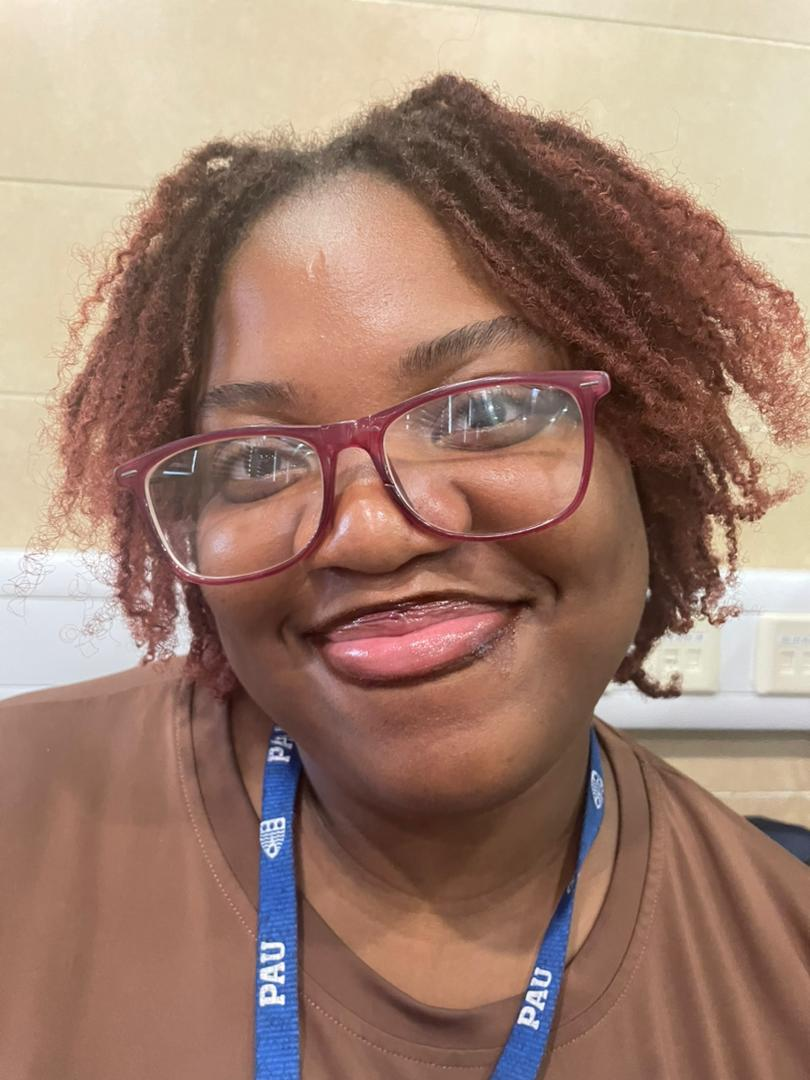
#> input picture Week2/img/aj.jpeg, 810 x 1080 px
$ jupyter execute Untitled.ipynb
#> lines starting #> are read from the running program, lines starting #| are printed output that depends on the picture
#> further down, img is the input picture: shape (1080, 810, 3); mean B, G, R 111.4, 126.6, 158.6
[cell 1]
import cv2
import matplotlib.pyplot as plt
import numpy as np

[cell 2]
def plotOriginal(image):
    #plot the original img
    plt.subplot(1,2,1)
    plt.title("original")
    plt.imshow(image)

[cell 3]
def plotOthers(image,title):
    plt.subplot(1,2,2)
    plt.title(title)
    plt.imshow(image)

[cell 4]
def sharpening(image):
    kernel = np.array([[0,-1,0], [-1,5,-1], [0,-1,0]])
    image2 = cv2.filter2D(image, -1, kernel)
    plotOthers(image2, "Sharpened")

[cell 5]
def addition(image1):
    image2 = cv2.imread('img/lotanna.jpeg')

    image1 = cv2.resize(image1, (500,400))
    image2 = cv2.resize(image2, (500,400))

    addImage = cv2.addWeighted(image1, 0.5, image2, 0.5, 0)

    plotOthers(addImage,"Addition")

[cell 6]
def subtraction(image1):
    image2 = cv2.imread('img/lotanna.jpeg')
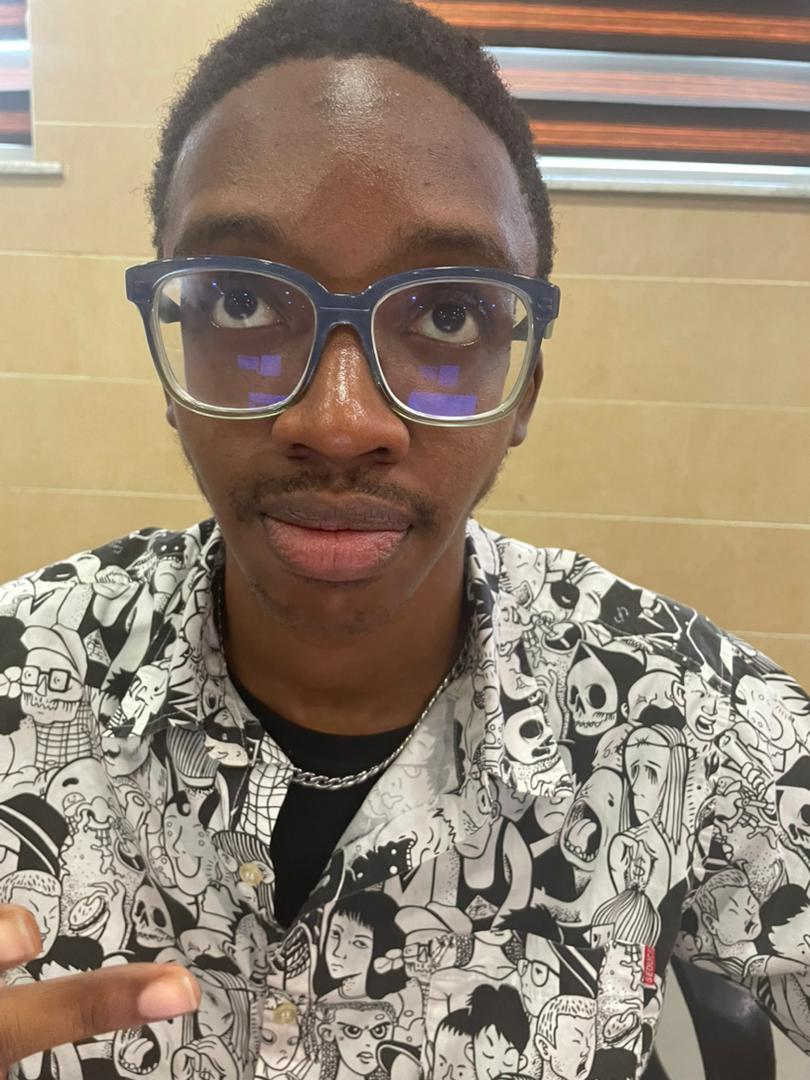
#> input picture Week2/img/lotanna.jpeg, 810 x 1080 px
#> image2 is the input picture: shape (1080, 810, 3); mean B, G, R 115.9, 134.8, 150.9

    image1 = cv2.resize(image1, (500,400))
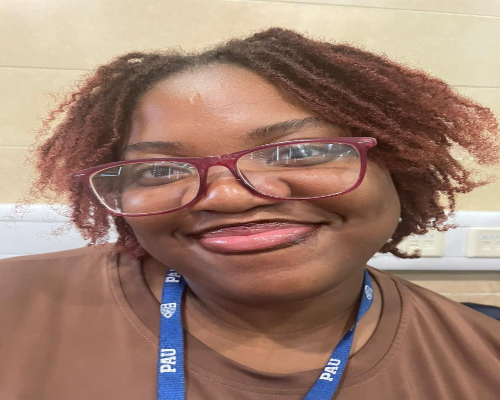
#> image1: shape (400, 500, 3); mean of channels 0, 1, 2 111.3, 126.5, 158.5; drawn as B, G, R
    image2 = cv2.resize(image2, (500,400))
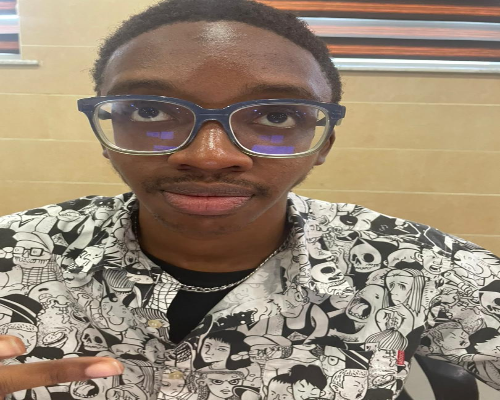
#> image2: shape (400, 500, 3); mean B, G, R 115.8, 134.7, 150.9

    sub = cv2.subtract(image1, image2)
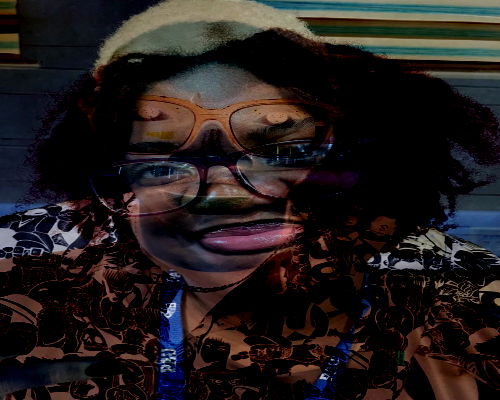
#> sub: shape (400, 500, 3); mean of channels 0, 1, 2 27.3, 27.5, 33.9; drawn as B, G, R

    plotOthers(sub,"Subtraction")

[cell 7]
img = cv2.imread('img/aj.jpeg')
plotOriginal(img)
subtraction(img)
#> figure, not shown here; B, G, R data is drawn as R, G, B
